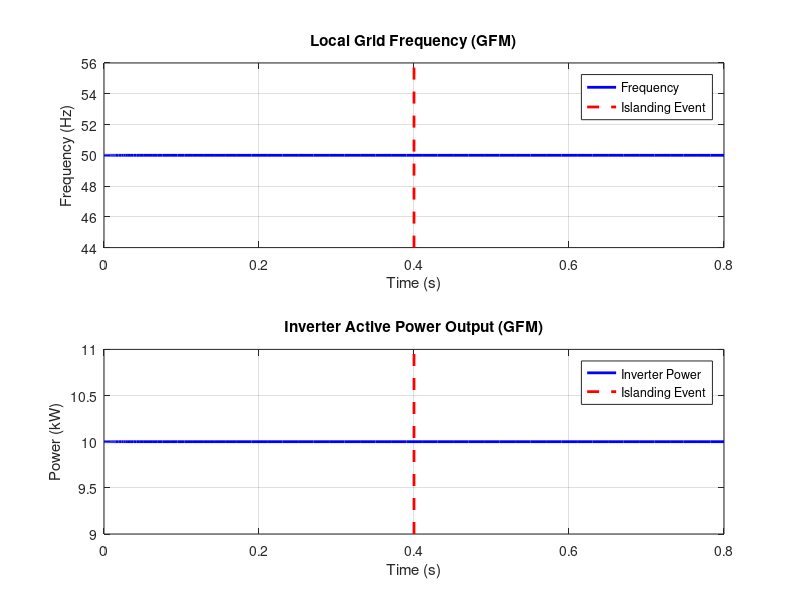

Write the MATLAB code that produced this figure.
function run_islanding_behavioral_sim()
    % Main function to run a fast, behavioral simulation of GFM vs GFL islanding.
    % This script uses a simplified model focusing on controller dynamics to
    % run very quickly while demonstrating the core concept.

    clear; clc; close all;

    % --- Simulation Case Selection ---
    control_mode = 'GFM'; % CHANGE THIS to 'GFM' or 'GFL'

    % ========================================================================
    % 1. DEFINE SYSTEM PARAMETERS (Struct 'P')
    % ========================================================================
    P.f_nom = 50;      % Nominal grid frequency (Hz)
    P.w_nom = 2 * pi * P.f_nom;
    
    P.P_load = 10000;  % The local load connected to the inverter (W)
    P.P_inv_ref = 10000; % The inverter's power setpoint
    
    % --- GFM Droop Gain ---
    P.mp = (0.05 * P.w_nom) / P.P_load; % 5% frequency droop at full load
    
    % --- Simulation Event Times ---
    P.t_island = 0.4;   % Time at which the grid is disconnected
    t_span = [0 0.8];
    
    disp(['Running ISLANDING simulation for ' control_mode '...']);

    % ========================================================================
    % 2. SET UP AND RUN THE SIMULATION
    % ========================================================================
    % x = [frequency_deviation]
    x0 = 0; % Start synchronized with the grid (zero frequency deviation)

    % Use a standard solver, as the system is no longer stiff
    [t, x] = ode45(@(t,x) behavioral_dynamics(t, x, P, control_mode), t_span, x0);

    % ========================================================================
    % 3. POST-PROCESS AND PLOT RESULTS
    % ========================================================================
    disp('Simulation finished. Processing results for plotting...');
    
    frequency_hz = P.f_nom + x(:,1) / (2*pi);
    inverter_power_output = zeros(size(t));
    
    for k = 1:length(t)
        if strcmp(control_mode, 'GFM')
            % In GFM mode, power is determined by the load after islanding
            if t(k) < P.t_island
                inverter_power_output(k) = P.P_inv_ref;
            else
                inverter_power_output(k) = P.P_load;
            end
        else % GFL mode
            % In GFL mode, it injects reference power until islanded, then fails
            if t(k) < P.t_island
                inverter_power_output(k) = P.P_inv_ref;
            else
                inverter_power_output(k) = 0; % Output collapses
            end
        end
    end

    figure('Name', ['Behavioral Islanding Response for ' control_mode ' control']);
    
    % Plot Frequency
    subplot(2,1,1);
    plot(t, frequency_hz, 'b', 'LineWidth', 2);
    hold on;
    line([P.t_island P.t_island], ylim, 'Color', 'r', 'LineStyle', '--', 'LineWidth', 2);
    title(['Local Grid Frequency (' control_mode ')']);
    xlabel('Time (s)');
    ylabel('Frequency (Hz)');
    legend('Frequency', 'Islanding Event');
    grid on;

    % Plot Power Output
    subplot(2,1,2);
    plot(t, inverter_power_output / 1000, 'b', 'LineWidth', 2);
    hold on;
    line([P.t_island P.t_island], ylim, 'Color', 'r', 'LineStyle', '--', 'LineWidth', 2);
    title(['Inverter Active Power Output (' control_mode ')']);
    xlabel('Time (s)');
    ylabel('Power (kW)');
    legend('Inverter Power', 'Islanding Event');
    grid on;
end

% ============================================================================
% THE BEHAVIORAL DYNAMICS FUNCTION
% ============================================================================
function dxdt = behavioral_dynamics(t, x, P, control_mode)
    % Unpack state vector
    w_dev = x(1); % Frequency deviation from nominal (w - w_nom)

    % Check if the grid is connected
    if t < P.t_island
        % --- Grid-Connected Behavior ---
        % The grid is strong and holds the frequency at nominal.
        % The deviation is driven towards zero.
        dw_dev_dt = -100 * w_dev; % A simple restoring force to keep it at 0
    else
        % --- Islanded Behavior ---
        if strcmp(control_mode, 'GFM')
            % GFM inverter is now supplying the load. Its frequency is
            % determined by the power mismatch and its droop gain.
            % Power mismatch = P_inverter - P_load
            % From droop: w_dev = -mp * (P_inverter - P_ref)
            % Let P_inverter = P_load
            power_mismatch = P.P_inv_ref - P.P_load;
            
            % The frequency will change until the droop equation is satisfied
            target_w_dev = -P.mp * power_mismatch;
            dw_dev_dt = 10 * (target_w_dev - w_dev); % Drive towards new steady state
            
        else % 'GFL'
            % The GFL inverter has lost its grid reference. Its frequency
            % becomes undefined, and it stops producing power.
            % We model this as the frequency collapsing.
            dw_dev_dt = -1000; % Rapidly drive frequency to a failed state
        end
    end
    
    dxdt = dw_dev_dt;
end
